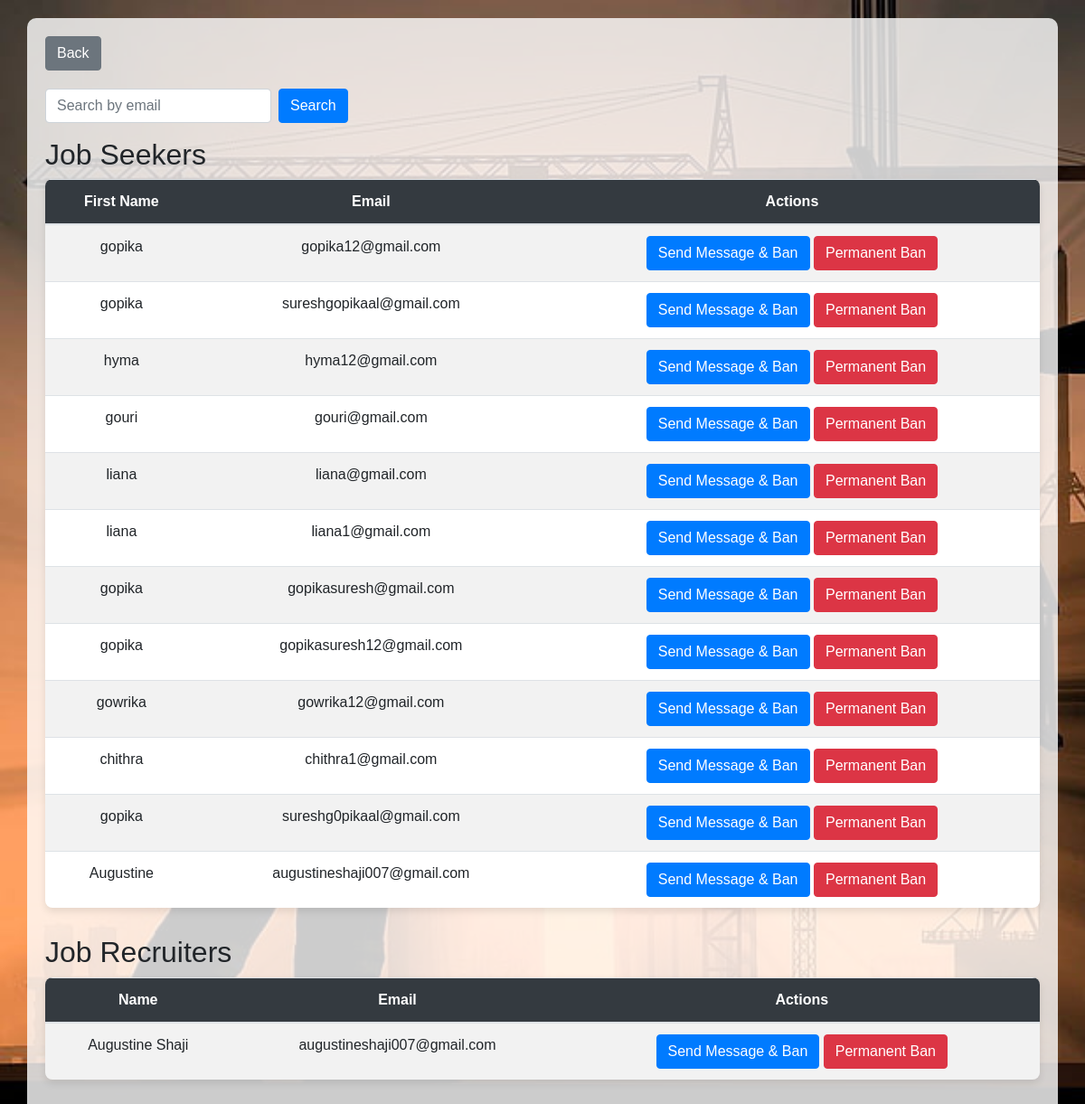
Screenshot of /display.php with the database file from the repository.
### tables this page shows
CREATE TABLE `job_seekers` (
  `s_id` int(11) NOT NULL,
  `first_name` varchar(50) NOT NULL,
  `last_name` varchar(50) NOT NULL,
  `job_title` varchar(100) DEFAULT NULL,
  `email` varchar(100) NOT NULL,
  `password` varchar(255) NOT NULL,
  `dob` date DEFAULT NULL,
  `location` varchar(100) DEFAULT NULL,
  `hourly_rate` decimal(10,2) DEFAULT NULL,
  `created_at` timestamp NOT NULL DEFAULT current_timestamp(),
  `phone` varchar(15) NOT NULL,
  `address` text NOT NULL,
  `skills` text DEFAULT NULL,
  `gender` varchar(30) NOT NULL,
  `ban_end_date` tinyint(1) DEFAULT NULL,
  `permanently_banned` tinyint(1) DEFAULT 0,
  `otp` varchar(6) DEFAULT NULL,
  `ban_start_date` datetime DEFAULT NULL
);

CREATE TABLE `rec_reg` (
  `name` varchar(30) NOT NULL,
  `email` varchar(100) NOT NULL,
  `password` varchar(8) NOT NULL,
  `address` varchar(50) NOT NULL,
  `pin` int(10) NOT NULL,
  `city` varchar(30) NOT NULL,
  `ban_end_date` datetime DEFAULT NULL,
  `ban_start_date` datetime DEFAULT NULL,
  `banned` tinyint(1) DEFAULT 0,
  `permanently_banned` tinyint(1) DEFAULT 0,
  `otp` varchar(6) DEFAULT NULL,
  `otp_expiry` datetime DEFAULT NULL
);

### display.php (the view, shortened to what this page needs)
<?php
include('connection.php');
?>
<!DOCTYPE html>
<html lang="en">
<head>
    <link rel="stylesheet" href="https://cdn.jsdelivr.net/npm/bootstrap@4.0.0/dist/css/bootstrap.min.css">
</head>
<body>
<div class="container">
    <button class="btn btn-secondary back-button" onclick="history.back()">Back</button>
    <form method="GET" action="" class="form-inline mb-3">
        <input type="email" name="search_email" class="form-control mr-2" placeholder="Search by email" required>
        <button type="submit" class="btn btn-primary">Search</button>
    </form>
    <h2>Job Seekers</h2>
    <table class="table table-striped table-hover">
        <thead>
        <tr>
            <th scope="col">First Name</th>
            <th scope="col">Email</th>
            <th scope="col">Actions</th>
        </tr>
        </thead>
        <tbody>
        <?php
        $sql_seeker = "SELECT first_name, email, ban_start_date, ban_end_date, permanently_banned
                       FROM job_seekers
                       WHERE permanently_banned = 0";
        $result_seeker = mysqli_query($con, $sql_seeker);
        if ($result_seeker) {
            while ($row_seeker = mysqli_fetch_assoc($result_seeker)) {
                $first_name = $row_seeker['first_name'];
                $email = $row_seeker['email'];
                $ban_start_date = $row_seeker['ban_start_date'];
                echo '<tr>
                        <td>'.$first_name.'</td>
                        <td>'.$email.'</td>
                        <td>';
                if (is_null($ban_start_date) || $ban_start_date < date('Y-m-d H:i:s')) {
                    echo ' <button class="btn btn-primary" onclick="sendMessage(\''.$email.'\', \'seeker\')">Send Message & Ban</button>';
                    echo ' <button class="btn btn-danger" onclick="permanentBanUser(\''.$email.'\', \'seeker\')">Permanent Ban</button>';
                } else {
                    echo 'Ban starts on '.$ban_start_date;
                }
                echo '</td>
                      </tr>';
            }
        }
        ?>
        </tbody>
    </table>
    <h2>Job Recruiters</h2>
    <table class="table table-striped table-hover">
        <thead>
        <tr>
            <th scope="col">Name</th>
            <th scope="col">Email</th>
            <th scope="col">Actions</th>
        </tr>
        </thead>
        <tbody>
        <?php
        $sql_recruiter = "SELECT name, email, ban_start_date, ban_end_date, permanently_banned
                           FROM rec_reg
                           WHERE permanently_banned = 0";
        $result_recruiter = mysqli_query($con, $sql_recruiter);
        if ($result_recruiter) {
            while ($row_recruiter = mysqli_fetch_assoc($result_recruiter)) {
                $name = $row_recruiter['name'];
                $email = $row_recruiter['email'];
                $ban_start_date = $row_recruiter['ban_start_date'];
                echo '<tr>
                        <td>'.$name.'</td>
                        <td>'.$email.'</td>
                        <td>';
                if (is_null($ban_start_date) || $ban_start_date < date('Y-m-d H:i:s')) {
                    echo ' <button class="btn btn-primary" onclick="sendMessage(\''.$email.'\', \'recruiter\')">Send Message & Ban</button>';
                    echo ' <button class="btn btn-danger" onclick="permanentBanUser(\''.$email.'\', \'recruiter\')">Permanent Ban</button>';
                } else {
                    echo 'Ban starts on '.$ban_start_date;
                }
                echo '</td>
                      </tr>';
            }
        }
        ?>
        </tbody>
    </table>
</div>
</body>
</html>

### display.php (style rules this page uses)
body { background-image: url('desktop-wallpaper-construction-worker-construction-work.jpg'); background-size: cover; background-repeat: no-repeat; background-attachment: fixed; font-family: Arial, sans-serif; }
.container { margin-top: 20px; background-color: rgba(255, 255, 255, 0.8); padding: 20px; border-radius: 10px; }
.back-button { margin-bottom: 20px; }
.form-inline input[type="email"] { width: 250px; transition: all 0.3s ease-in-out; }
.table { margin-bottom: 30px; background-color: white; border-radius: 8px; overflow: hidden; box-shadow: 0 4px 8px rgba(0, 0, 0, 0.1); }
th { background-color: #343a40; color: #fff; text-align: center; }
td { text-align: center; vertical-align: middle; }
.btn { transition: transform 0.2s; }

### rows the page displays
job_seekers: first_name "gopika", email "gopika12@gmail.com"
job_seekers: first_name "gopika", email "sureshgopikaal@gmail.com"
job_seekers: first_name "hyma", email "hyma12@gmail.com"
job_seekers: first_name "gouri", email "gouri@gmail.com"
job_seekers: first_name "liana", email "liana@gmail.com"
job_seekers: first_name "liana", email "liana1@gmail.com"
job_seekers: first_name "gopika", email "gopikasuresh@gmail.com"
job_seekers: first_name "gopika", email "gopikasuresh12@gmail.com"
job_seekers: first_name "gowrika", email "gowrika12@gmail.com"
job_seekers: first_name "chithra", email "chithra1@gmail.com"
job_seekers: first_name "gopika", email "sureshg0pikaal@gmail.com"
job_seekers: first_name "Augustine", email "augustineshaji007@gmail.com"
rec_reg: name "Augustine Shaji", email "augustineshaji007@gmail.com"
